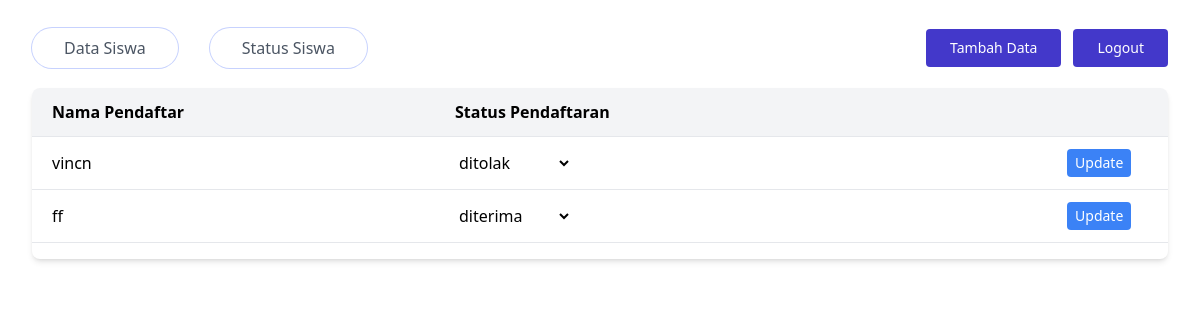
The app's page /dasbor4.php (signed in) with its own data.
### tables this page shows
CREATE TABLE `pendaftar` (
  `ID` int(11) NOT NULL,
  `nama` varchar(100) NOT NULL,
  `asal` varchar(150) NOT NULL,
  `tempat` varchar(150) NOT NULL,
  `tanggal` date NOT NULL,
  `jk` varchar(11) NOT NULL,
  `alamat` varchar(100) NOT NULL,
  `nomor` varchar(150) NOT NULL,
  `agama` varchar(100) NOT NULL,
  `email` varchar(100) NOT NULL,
  `nisn` int(50) NOT NULL,
  `bid_study` varchar(150) NOT NULL,
  `tgl_daftar` date NOT NULL DEFAULT current_timestamp(),
  `setatus` varchar(50) NOT NULL,
  `pembaharuan` timestamp NULL DEFAULT NULL ON UPDATE current_timestamp()
);

### update.php (the view, shortened to what this page needs)
<div class="overflow-x-auto shadow-md sm:rounded-lg mt-5">
        <table class="text-md bg-white rounded mb-4 md:w-full">
            <tbody>
                <tr class="border-b bg-gray-100 w-full">
                    <th class="text-left p-3 px-5">Nama Pendaftar</th>
                    <th class="text-left p-3 px-5">Status Pendaftaran</th>
                    <th class="text-left p-3 px-5 text-transparent">Role</th>
                    <th></th>
                </tr>
                <?php
            include("config.php");
            $result = mysqli_query($db, "SELECT * FROM pendaftar");
            while ($data = mysqli_fetch_array($result)) {
            ?>
                <tr class="border-b hover:bg-gray-50">
                    <td class="p-3 px-5">
                        <p class="bg-transparent"><?=$data['nama']?></p>
                    </td>
                    <td class="p-3 px-5">
                    <form action="" method="POST">
                        <select name="setatus" class="bg-transparent">
                            <?php
                            if ($data['setatus'] == "diterima") echo "<option selected>diterima</option>";
                            else echo "<option>diterima</option>"; ?>
                            <?php
                            if ($data['setatus'] == "ditolak") echo "<option selected>ditolak</option>";
                            else echo "<option>ditolak</option>"; ?>
                        </select>
                    </td>
                    <td class="p-3 px-5 flex justify-end">
                            <button type="submit" name="update" class="mr-3 text-sm bg-blue-500 hover:bg-blue-700 text-white py-1 px-2 rounded focus:outline-none focus:shadow-outline">Update</b>
                    </td>
                </tr>
            <?php } ?>
            </tbody>
        </table>
    </div>

### records on screen
pendaftar: nama "vincn", setatus "ditolak"
pendaftar: nama "ff", setatus "diterima"
